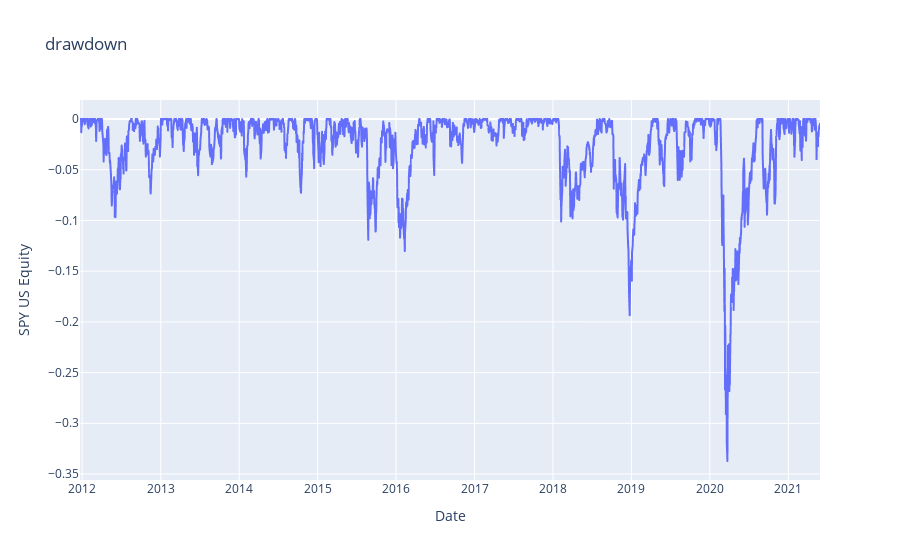
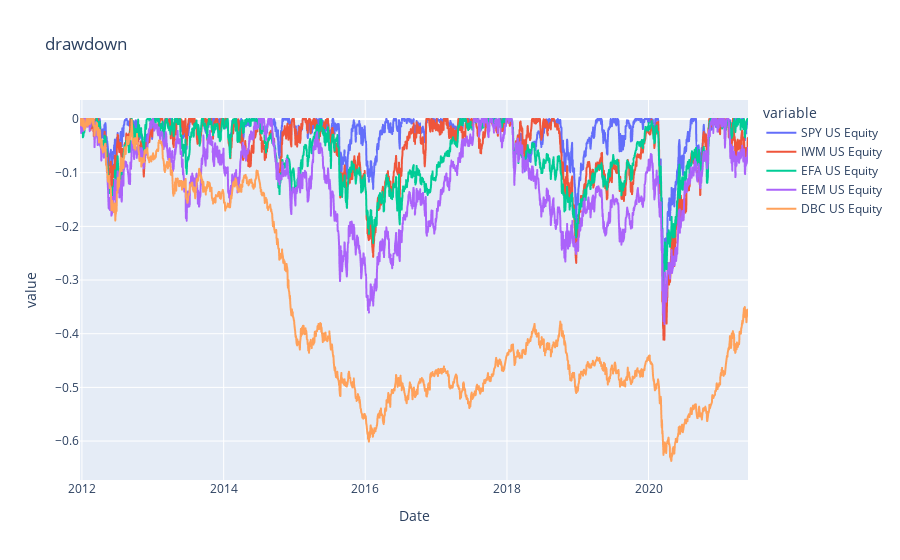

The code cell stored with these charts, in order, in its notebook:
### Code cell
Plotting.plot_drawdown(single_return_data)
Plotting.plot_drawdown(matrix_return_data)

### Figure 1 — Plotly figure (JSON) as saved in the notebook; plotly's stock layout.template omitted (floating-point values rounded to 4 significant figures; data arrays with more than 128 entries replaced by an {"elided": "..."} marker saying what was removed)
{"data": [{"hovertemplate": "Date=%{x}<br>SPY US Equity=%{y}<extra></extra>", "legendgroup": "", "line": {"color": "#636efa", "dash": "solid"}, "marker": {"symbol": "circle"}, "mode": "lines", "name": "", "showlegend": false, "type": "scattergl", "x": {"elided": "2369 str values"}, "xaxis": "x", "y": {"elided": "2369 float values"}, "yaxis": "y"}], "layout": {"legend": {"tracegroupgap": 0}, "title": {"text": "drawdown"}, "xaxis": {"anchor": "y", "domain": [0, 1], "title": {"text": "Date"}}, "yaxis": {"anchor": "x", "domain": [0, 1], "title": {"text": "SPY US Equity"}}}}

### Figure 2 — Plotly figure (JSON) as saved in the notebook; plotly's stock layout.template omitted (floating-point values rounded to 4 significant figures; data arrays with more than 128 entries replaced by an {"elided": "..."} marker saying what was removed)
{"data": [{"hovertemplate": "variable=SPY US Equity<br>Date=%{x}<br>value=%{y}<extra></extra>", "legendgroup": "SPY US Equity", "line": {"color": "#636efa", "dash": "solid"}, "marker": {"symbol": "circle"}, "mode": "lines", "name": "SPY US Equity", "showlegend": true, "type": "scattergl", "x": {"elided": "2369 str values"}, "xaxis": "x", "y": {"elided": "2369 float values"}, "yaxis": "y"}, {"hovertemplate": "variable=IWM US Equity<br>Date=%{x}<br>value=%{y}<extra></extra>", "legendgroup": "IWM US Equity", "line": {"color": "#EF553B", "dash": "solid"}, "marker": {"symbol": "circle"}, "mode": "lines", "name": "IWM US Equity", "showlegend": true, "type": "scattergl", "x": {"elided": "2369 str values"}, "xaxis": "x", "y": {"elided": "2369 float values"}, "yaxis": "y"}, {"hovertemplate": "variable=EFA US Equity<br>Date=%{x}<br>value=%{y}<extra></extra>", "legendgroup": "EFA US Equity", "line": {"color": "#00cc96", "dash": "solid"}, "marker": {"symbol": "circle"}, "mode": "lines", "name": "EFA US Equity", "showlegend": true, "type": "scattergl", "x": {"elided": "2369 str values"}, "xaxis": "x", "y": {"elided": "2369 float values"}, "yaxis": "y"}, {"hovertemplate": "variable=EEM US Equity<br>Date=%{x}<br>value=%{y}<extra></extra>", "legendgroup": "EEM US Equity", "line": {"color": "#ab63fa", "dash": "solid"}, "marker": {"symbol": "circle"}, "mode": "lines", "name": "EEM US Equity", "showlegend": true, "type": "scattergl", "x": {"elided": "2369 str values"}, "xaxis": "x", "y": {"elided": "2369 float values"}, "yaxis": "y"}, {"hovertemplate": "variable=DBC US Equity<br>Date=%{x}<br>value=%{y}<extra></extra>", "legendgroup": "DBC US Equity", "line": {"color": "#FFA15A", "dash": "solid"}, "marker": {"symbol": "circle"}, "mode": "lines", "name": "DBC US Equity", "showlegend": true, "type": "scattergl", "x": {"elided": "2369 str values"}, "xaxis": "x", "y": {"elided": "2369 float values"}, "yaxis": "y"}], "layout": {"legend": {"title": {"text": "variable"}, "tracegroupgap": 0}, "title": {"text": "drawdown"}, "xaxis": {"anchor": "y", "domain": [0, 1], "title": {"text": "Date"}}, "yaxis": {"anchor": "x", "domain": [0, 1], "title": {"text": "value"}}}}
